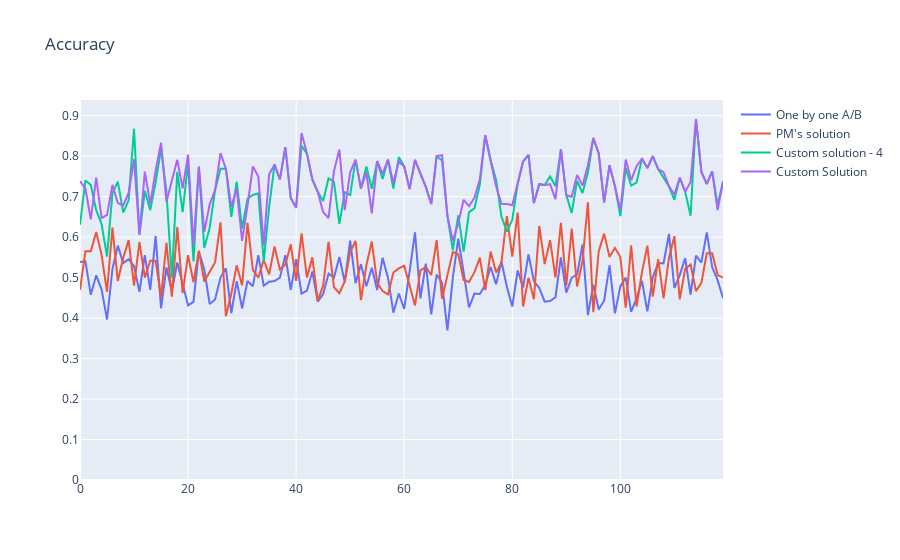
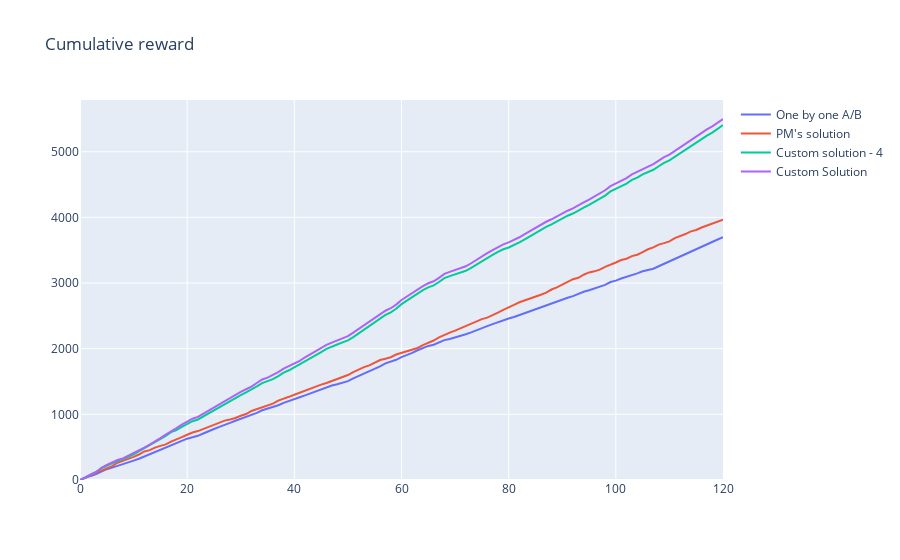
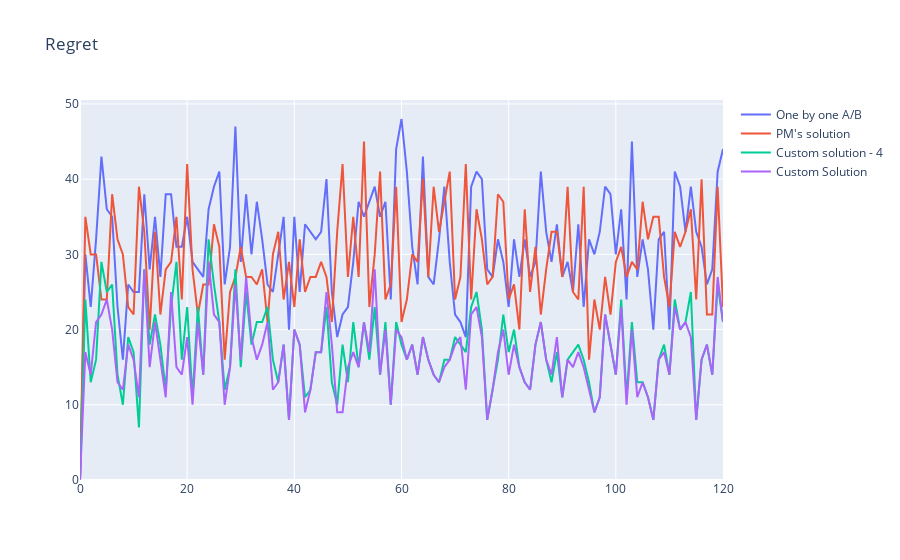

The notebook cell saved with these charts, in order:
### Markdown cell above
## Plot Metrics

### Code cell
for m in ["accuracy", "cumulative_reward", "regret"]:
    plot(metrics = metrics, metric_name = m, names = names).show()
